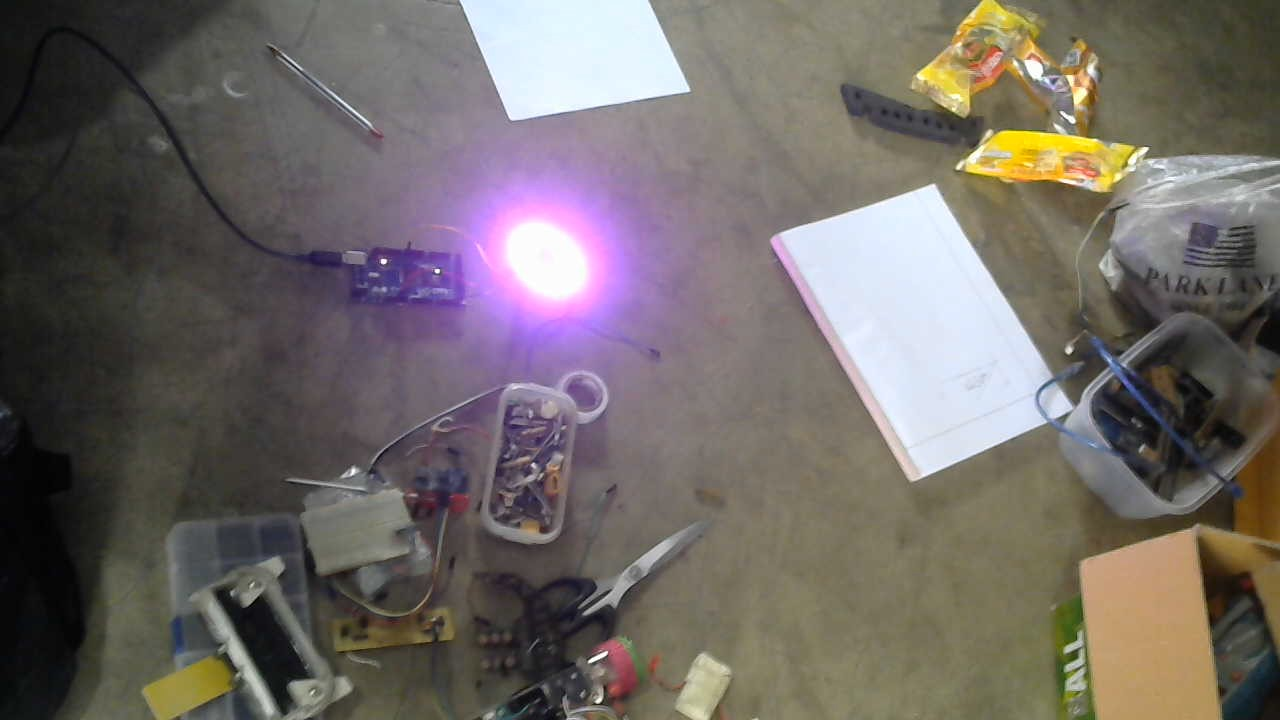
#> input picture images/WIN_20240202_11_22_09_Pro.jpg, 1280 x 720 px, given in place of the camera
$ python detect.py
#> lines starting #> are read from the running program, lines starting #| are printed output that depends on the picture; after the words box and inside, x2 and y2 are one past the last pixel; in counts of white or black regions, pixels touching at a corner belong together
import cv2
import numpy as np

# Start capturing video from the default camera (0)
cap = cv2.VideoCapture(1)

while True:
    # Read a frame from the video stream
    ret, frame = cap.read()
#> frame is the input picture: shape (720, 1280, 3); mean B, G, R 102.6, 106.2, 113

    b,g,r = cv2.split(frame)
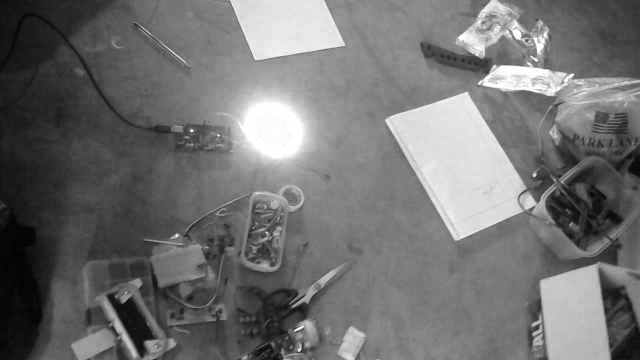
#> r: shape (720, 1280) (shown at 1/2 size); min 0, max 255, mean 113
    rg = r - g
    rb = r - b
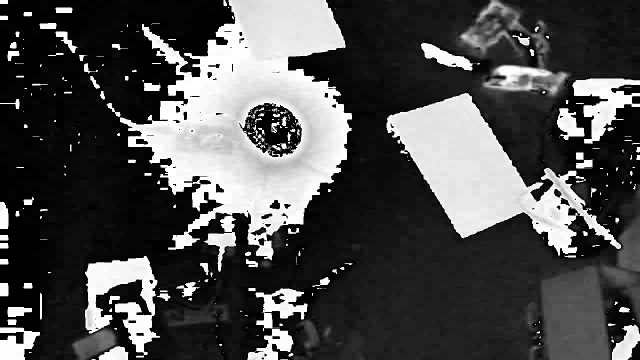
#> rb: shape (720, 1280) (shown at 1/2 size); min 0, max 255, mean 76.8
    rg = np.clip(rg, 0, 255)
    rb = np.clip(rb, 0, 255)

    mask1 = cv2.inRange(rg, 50, 255)
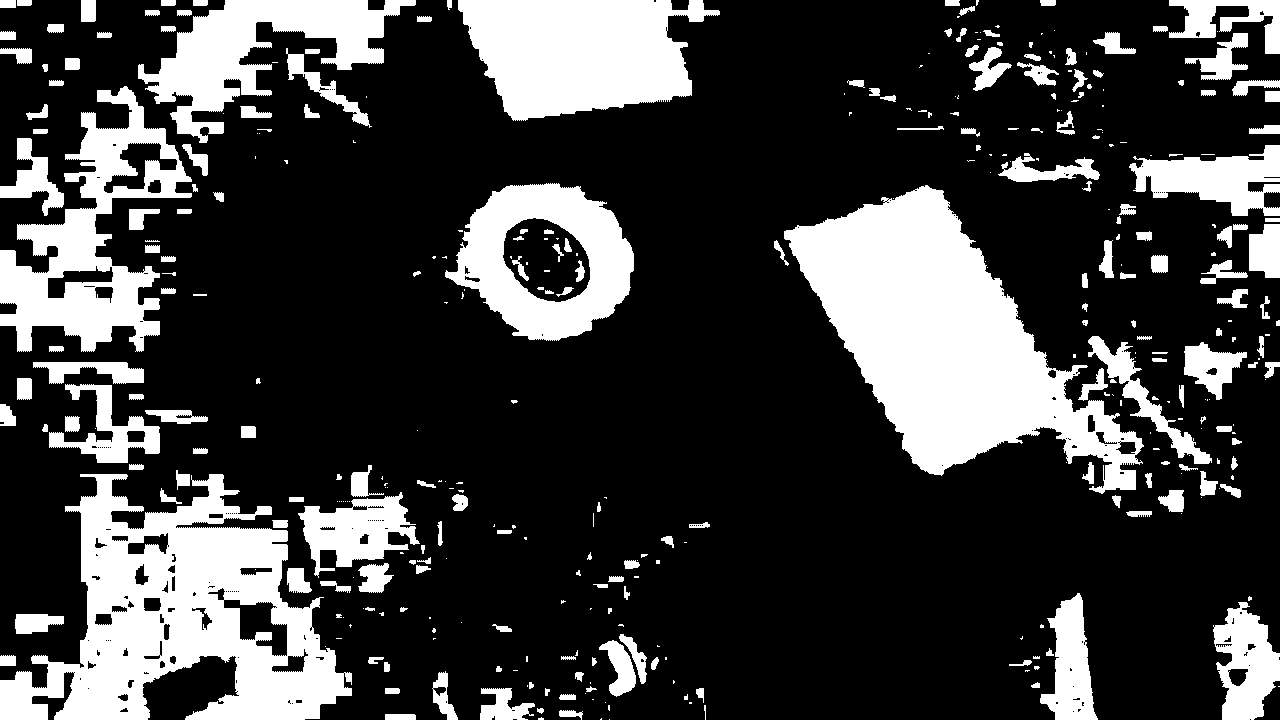
#> mask1: shape (720, 1280); 24.9% white; 381 white regions (171 under 20 px), largest, box (x1, y1, x2, y2) and area: (784, 185, 1144, 494) 48859, (0, 474, 352, 720) 43133, (458, 0, 720, 121) 22427
    mask2 = cv2.inRange(rb, 50, 255)
#> mask2: shape (720, 1280); 31.8% white; 371 white regions (220 under 20 px), largest, box (x1, y1, x2, y2) and area: (240, 0, 704, 544) 125733, (773, 186, 1242, 511) 57624, (1081, 431, 1280, 720) 28902
    mask = cv2.bitwise_and(mask1, mask2)
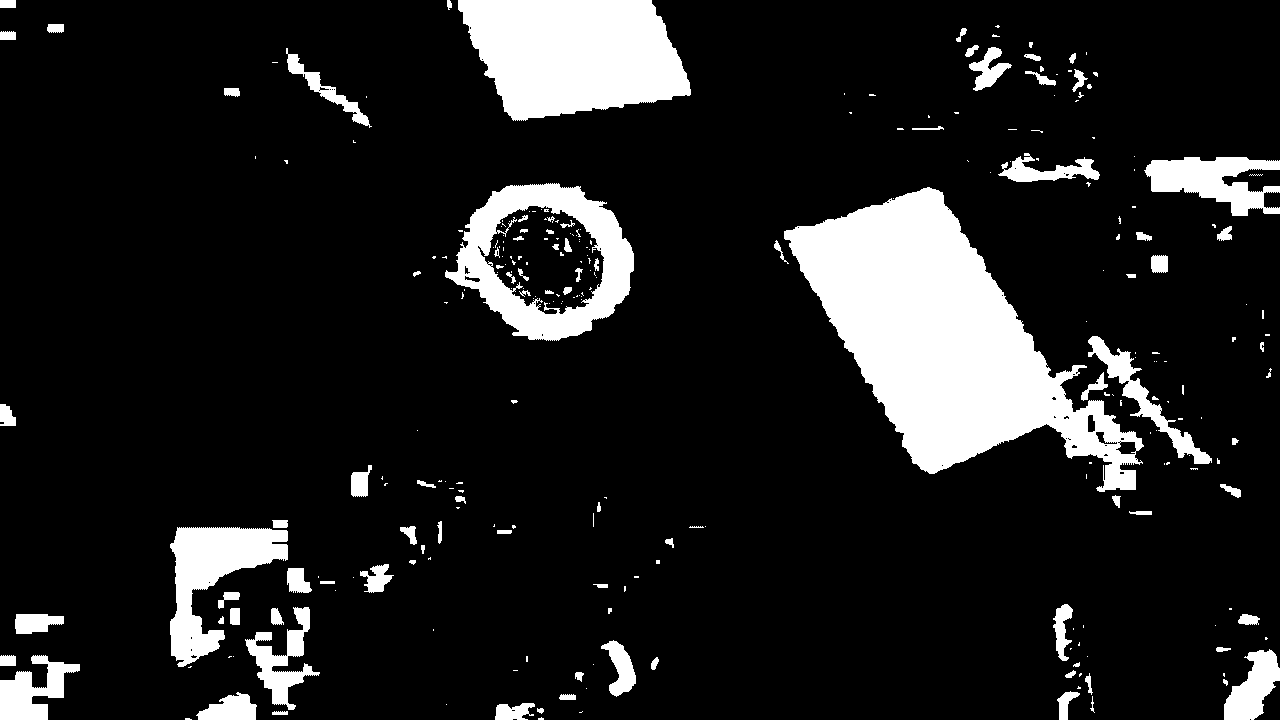
#> mask: shape (720, 1280); 12.9% white; 273 white regions (176 under 20 px), largest, box (x1, y1, x2, y2) and area: (784, 187, 1144, 492) 48057, (458, 0, 691, 121) 21349, (445, 183, 634, 341) 11870

    cv2.imshow('Original Frame', frame)
    cv2.imshow('Red Detected', mask)

    # Break the loop when 'q' is pressed
    if cv2.waitKey(1) & 0xFF == ord('q'):
#> (key q is pressed here)
        break

# Release the video capture object and close all OpenCV windows
cap.release()
cv2.destroyAllWindows()

$ run again, on images/WIN_20240202_11_24_00_Pro.jpg
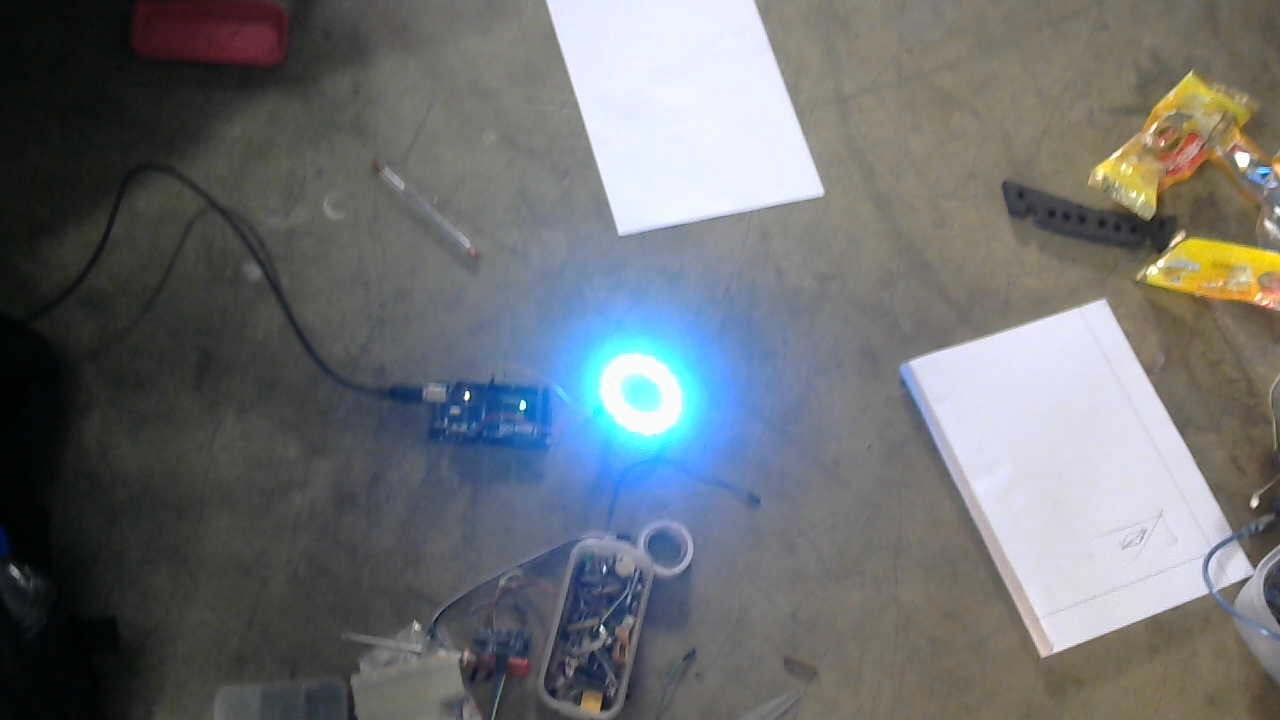
#> input picture images/WIN_20240202_11_24_00_Pro.jpg, 1280 x 720 px, given in place of the camera
#> frame is the input picture: shape (720, 1280, 3); mean B, G, R 113.8, 111.5, 109
#> `mask1 = cv2.inRange(rg, 50, 255)`:
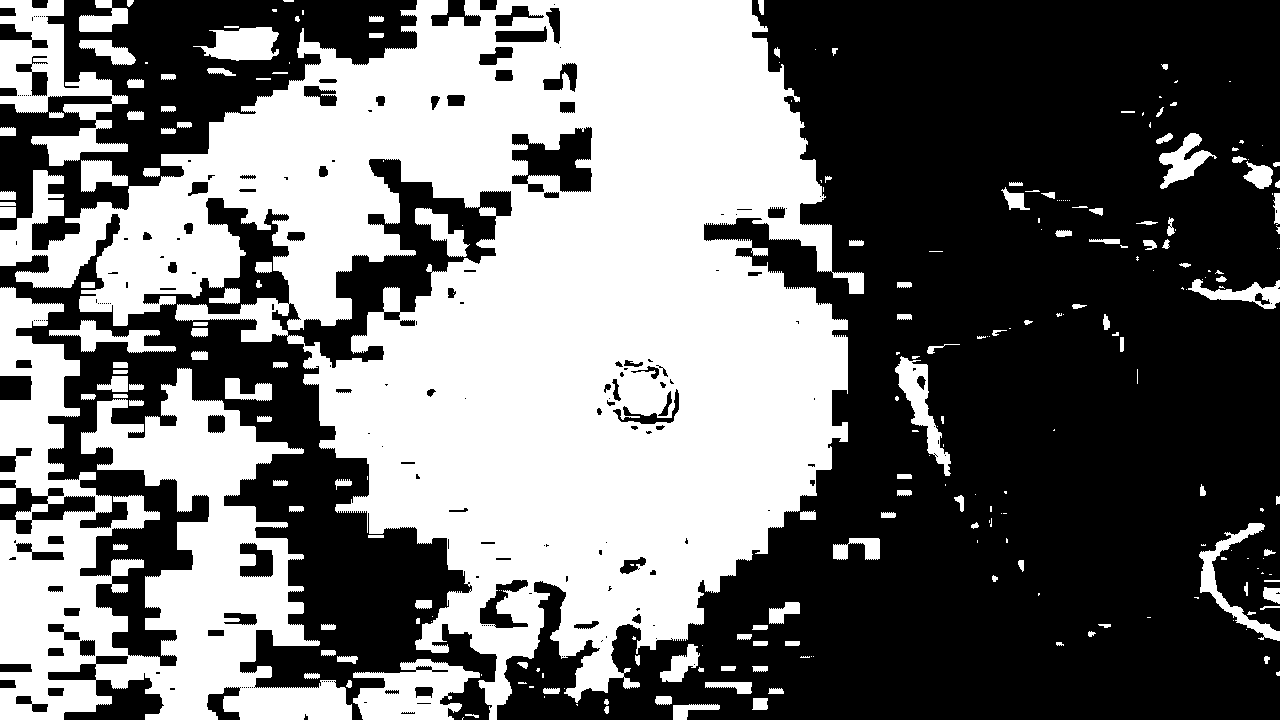
#> mask1: shape (720, 1280); 44.4% white; 250 white regions (106 under 20 px), largest, box (x1, y1, x2, y2) and area: (0, 0, 864, 720) 298864, (0, 287, 352, 720) 69563, (0, 0, 128, 166) 8557
#> mask2: shape (720, 1280); 43.2% white; 134 white regions (61 under 20 px), largest, box (x1, y1, x2, y2) and area: (255, 0, 908, 720) 248783, (895, 300, 1280, 650) 73606, (0, 303, 160, 720) 30953
#> `mask = cv2.bitwise_and(mask1, mask2)`:
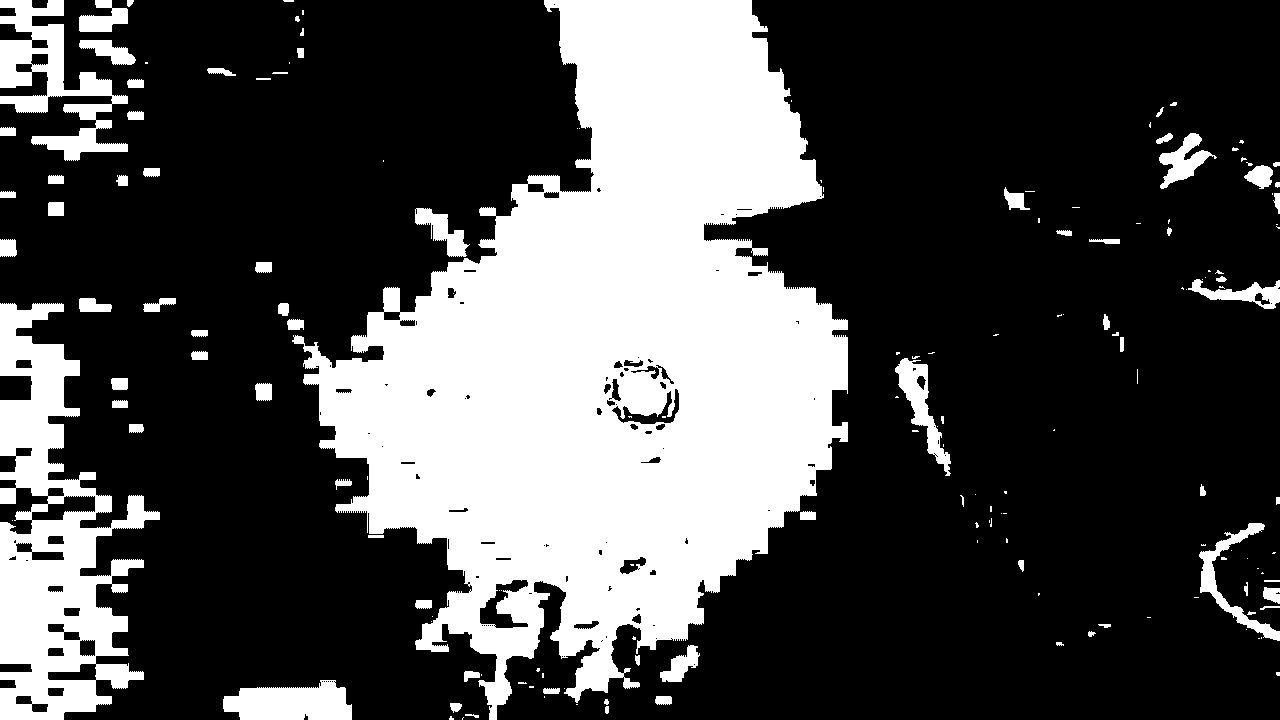
#> mask: shape (720, 1280); 29.7% white; 166 white regions (86 under 20 px), largest, box (x1, y1, x2, y2) and area: (292, 0, 848, 720) 214144, (0, 303, 160, 720) 30691, (0, 0, 128, 161) 7811

$ run again, on images/q.jpg
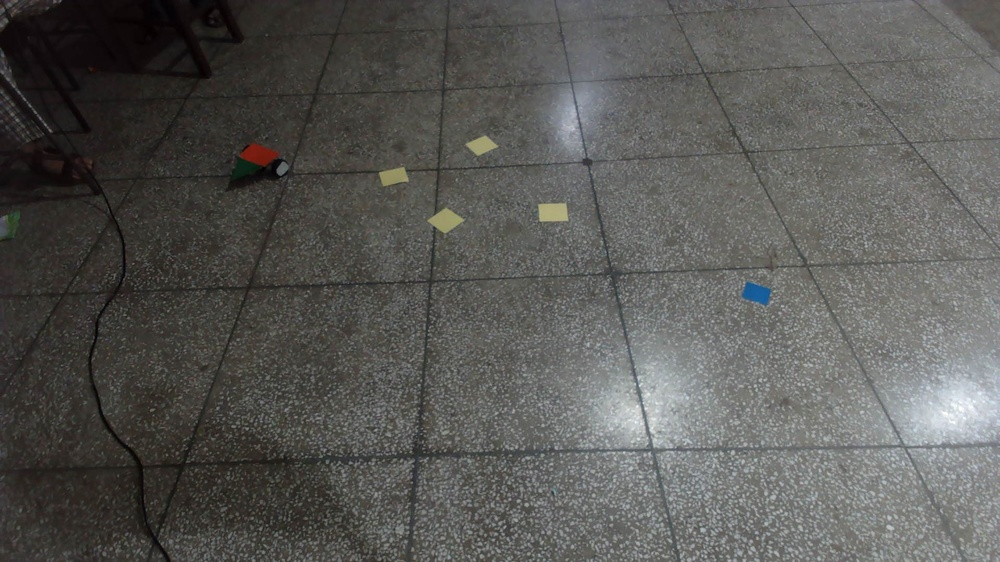
#> input picture images/q.jpg, 1000 x 562 px, shrunk from 1920 x 1080 before the run, given in place of the camera
#> frame is the input picture: shape (562, 1000, 3); mean B, G, R 85.7, 88.7, 89.1
#> `mask1 = cv2.inRange(rg, 50, 255)`:
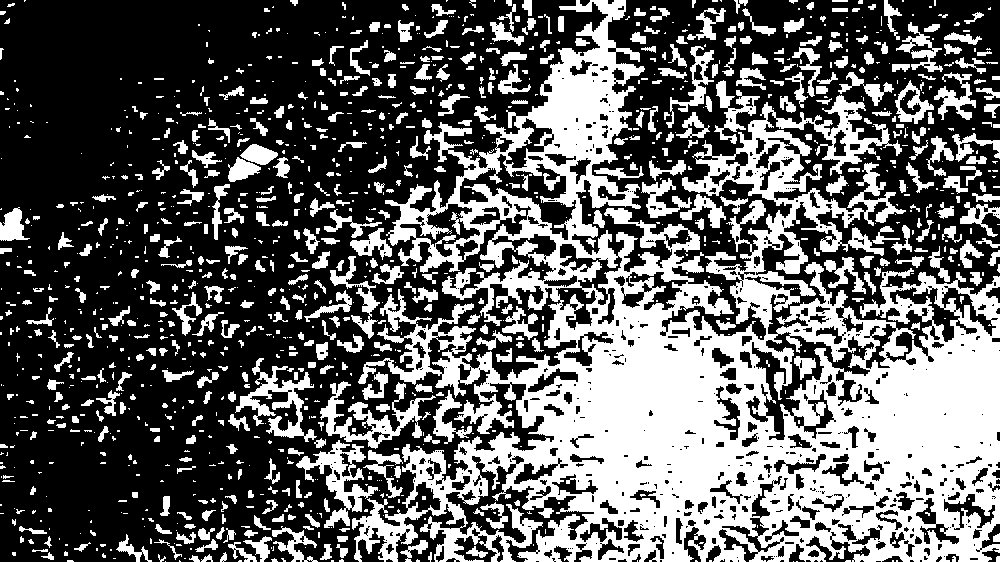
#> mask1: shape (562, 1000); 38.1% white; 1263 white regions (724 under 20 px), largest, box (x1, y1, x2, y2) and area: (352, 0, 1000, 562) 150815, (320, 381, 436, 449) 2316, (296, 440, 378, 528) 2181
#> mask2: shape (562, 1000); 18.3% white; 912 white regions (607 under 20 px), largest, box (x1, y1, x2, y2) and area: (502, 259, 1000, 562) 61922, (528, 0, 646, 208) 13870, (773, 512, 832, 562) 1056
#> `mask = cv2.bitwise_and(mask1, mask2)`:
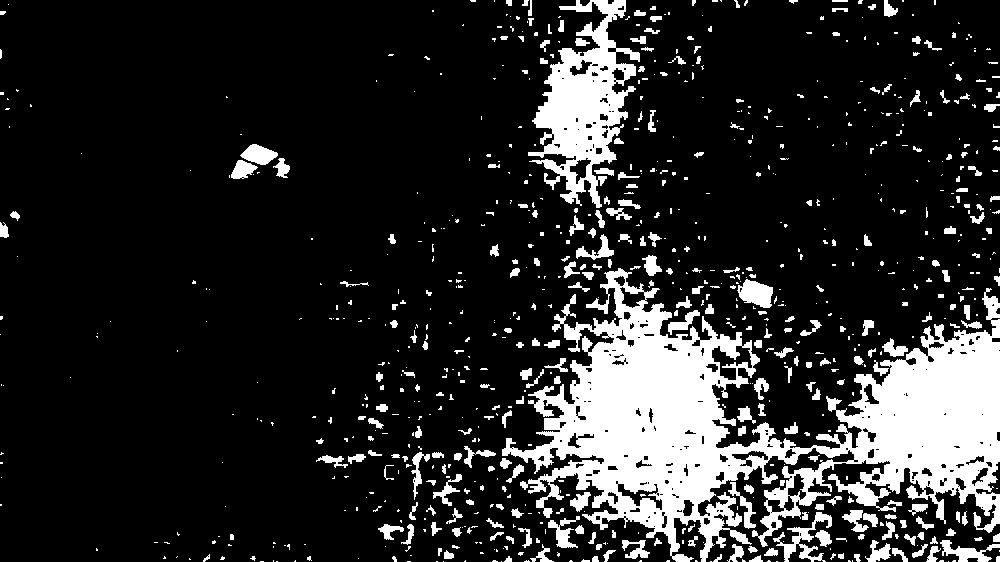
#> mask: shape (562, 1000); 16.4% white; 829 white regions (548 under 20 px), largest, box (x1, y1, x2, y2) and area: (502, 268, 1000, 562) 58219, (528, 0, 640, 208) 10094, (773, 512, 832, 562) 844
